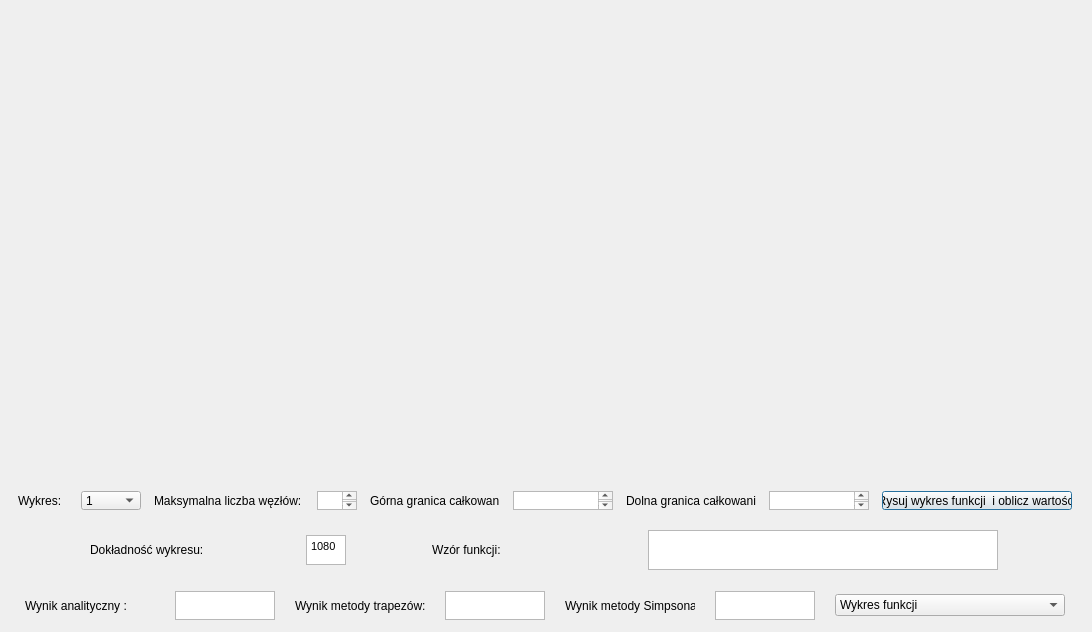
<?xml version="1.0" encoding="UTF-8"?>
<ui version="4.0">
 <class>Exercise2</class>
 <widget class="QDialog" name="Exercise2">
  <property name="geometry">
   <rect>
    <x>0</x>
    <y>0</y>
    <width>1092</width>
    <height>632</height>
   </rect>
  </property>
  <property name="windowTitle">
   <string>Exercise2</string>
  </property>
  <widget class="QWidget" name="gridLayoutWidget_4">
   <property name="geometry">
    <rect>
     <x>-1</x>
     <y>519</y>
     <width>1091</width>
     <height>62</height>
    </rect>
   </property>
   <layout class="QGridLayout" name="gridLayout_2">
    <item row="0" column="0">
     <widget class="QLabel" name="label_8">
      <property name="maximumSize">
       <size>
        <width>130</width>
        <height>16777215</height>
       </size>
      </property>
      <property name="text">
       <string>Dokładność wykresu:</string>
      </property>
     </widget>
    </item>
    <item row="0" column="1">
     <widget class="QTextEdit" name="chartPrecisionTextEdit">
      <property name="maximumSize">
       <size>
        <width>40</width>
        <height>30</height>
       </size>
      </property>
      <property name="html">
       <string>&lt;!DOCTYPE HTML PUBLIC &quot;-//W3C//DTD HTML 4.0//EN&quot; &quot;http://www.w3.org/TR/REC-html40/strict.dtd&quot;&gt;
&lt;html&gt;&lt;head&gt;&lt;meta name=&quot;qrichtext&quot; content=&quot;1&quot; /&gt;&lt;style type=&quot;text/css&quot;&gt;
p, li { white-space: pre-wrap; }
&lt;/style&gt;&lt;/head&gt;&lt;body style=&quot; font-family:'MS Shell Dlg 2'; font-size:8.25pt; font-weight:400; font-style:normal;&quot;&gt;
&lt;p style=&quot; margin-top:0px; margin-bottom:0px; margin-left:0px; margin-right:0px; -qt-block-indent:0; text-indent:0px;&quot;&gt;1080&lt;/p&gt;&lt;/body&gt;&lt;/html&gt;</string>
      </property>
     </widget>
    </item>
    <item row="0" column="2">
     <widget class="QLabel" name="label_9">
      <property name="maximumSize">
       <size>
        <width>130</width>
        <height>16777215</height>
       </size>
      </property>
      <property name="text">
       <string>Wzór funkcji:</string>
      </property>
     </widget>
    </item>
    <item row="0" column="3">
     <widget class="QGraphicsView" name="graphicsView">
      <property name="maximumSize">
       <size>
        <width>350</width>
        <height>60</height>
       </size>
      </property>
     </widget>
    </item>
   </layout>
  </widget>
  <widget class="QWidget" name="gridLayoutWidget_3">
   <property name="geometry">
    <rect>
     <x>0</x>
     <y>580</y>
     <width>1091</width>
     <height>51</height>
    </rect>
   </property>
   <layout class="QGridLayout" name="gridLayout_3">
    <item row="0" column="4">
     <widget class="QLabel" name="label_5">
      <property name="enabled">
       <bool>true</bool>
      </property>
      <property name="maximumSize">
       <size>
        <width>130</width>
        <height>16777215</height>
       </size>
      </property>
      <property name="frameShape">
       <enum>QFrame::NoFrame</enum>
      </property>
      <property name="frameShadow">
       <enum>QFrame::Plain</enum>
      </property>
      <property name="lineWidth">
       <number>1</number>
      </property>
      <property name="text">
       <string>Wynik metody Simpsona</string>
      </property>
     </widget>
    </item>
    <item row="0" column="1">
     <widget class="QTextBrowser" name="analiticTextBrowser">
      <property name="maximumSize">
       <size>
        <width>100</width>
        <height>30</height>
       </size>
      </property>
     </widget>
    </item>
    <item row="0" column="5">
     <widget class="QTextBrowser" name="simpsonTextBrowser">
      <property name="maximumSize">
       <size>
        <width>100</width>
        <height>30</height>
       </size>
      </property>
     </widget>
    </item>
    <item row="0" column="0">
     <widget class="QLabel" name="label_7">
      <property name="maximumSize">
       <size>
        <width>130</width>
        <height>16777215</height>
       </size>
      </property>
      <property name="text">
       <string>Wynik analityczny : </string>
      </property>
     </widget>
    </item>
    <item row="0" column="2">
     <widget class="QLabel" name="label_6">
      <property name="maximumSize">
       <size>
        <width>130</width>
        <height>16777215</height>
       </size>
      </property>
      <property name="text">
       <string>Wynik metody trapezów: </string>
      </property>
     </widget>
    </item>
    <item row="0" column="3">
     <widget class="QTextBrowser" name="trapezTextBrowser">
      <property name="maximumSize">
       <size>
        <width>100</width>
        <height>30</height>
       </size>
      </property>
     </widget>
    </item>
    <item row="0" column="6">
     <widget class="QComboBox" name="chartsComboBox_2">
      <property name="maximumSize">
       <size>
        <width>230</width>
        <height>16777215</height>
       </size>
      </property>
      <item>
       <property name="text">
        <string>Wykres funkcji</string>
       </property>
      </item>
      <item>
       <property name="text">
        <string>Wykres dokładnośći metodą trapezów</string>
       </property>
      </item>
      <item>
       <property name="text">
        <string>Wykres dokładności metodą Simpsona</string>
       </property>
      </item>
     </widget>
    </item>
   </layout>
  </widget>
  <widget class="QWidget" name="gridLayoutWidget">
   <property name="geometry">
    <rect>
     <x>0</x>
     <y>480</y>
     <width>1091</width>
     <height>41</height>
    </rect>
   </property>
   <layout class="QGridLayout" name="gridLayout">
    <item row="0" column="2">
     <widget class="QLabel" name="label_2">
      <property name="maximumSize">
       <size>
        <width>150</width>
        <height>16777215</height>
       </size>
      </property>
      <property name="text">
       <string>Maksymalna liczba węzłów: 2^</string>
      </property>
     </widget>
    </item>
    <item row="0" column="6">
     <widget class="QLabel" name="label_4">
      <property name="maximumSize">
       <size>
        <width>130</width>
        <height>16777215</height>
       </size>
      </property>
      <property name="text">
       <string>Dolna granica całkowania:</string>
      </property>
     </widget>
    </item>
    <item row="0" column="0">
     <widget class="QLabel" name="label">
      <property name="maximumSize">
       <size>
        <width>50</width>
        <height>16777215</height>
       </size>
      </property>
      <property name="text">
       <string>Wykres:</string>
      </property>
     </widget>
    </item>
    <item row="0" column="8">
     <widget class="QPushButton" name="computeAndWriteButton">
      <property name="maximumSize">
       <size>
        <width>190</width>
        <height>16777215</height>
       </size>
      </property>
      <property name="text">
       <string>Rysuj wykres funkcji  i oblicz wartości</string>
      </property>
     </widget>
    </item>
    <item row="0" column="4">
     <widget class="QLabel" name="label_3">
      <property name="maximumSize">
       <size>
        <width>130</width>
        <height>16777215</height>
       </size>
      </property>
      <property name="text">
       <string>Górna granica całkowania:</string>
      </property>
     </widget>
    </item>
    <item row="0" column="3">
     <widget class="QTextEdit" name="nodeNmbrTextEdit">
      <property name="maximumSize">
       <size>
        <width>40</width>
        <height>30</height>
       </size>
      </property>
     </widget>
    </item>
    <item row="0" column="5">
     <widget class="QTextEdit" name="toTextEdit">
      <property name="maximumSize">
       <size>
        <width>100</width>
        <height>30</height>
       </size>
      </property>
     </widget>
    </item>
    <item row="0" column="1">
     <widget class="QComboBox" name="chartsComboBox">
      <property name="maximumSize">
       <size>
        <width>60</width>
        <height>16777215</height>
       </size>
      </property>
      <item>
       <property name="text">
        <string>1</string>
       </property>
      </item>
      <item>
       <property name="text">
        <string>2</string>
       </property>
      </item>
      <item>
       <property name="text">
        <string>3</string>
       </property>
      </item>
      <item>
       <property name="text">
        <string>4</string>
       </property>
      </item>
      <item>
       <property name="text">
        <string>5</string>
       </property>
      </item>
      <item>
       <property name="text">
        <string>6</string>
       </property>
      </item>
     </widget>
    </item>
    <item row="0" column="7">
     <widget class="QTextEdit" name="fromTextEdit">
      <property name="maximumSize">
       <size>
        <width>100</width>
        <height>30</height>
       </size>
      </property>
     </widget>
    </item>
   </layout>
  </widget>
  <widget class="QWidget" name="gridLayoutWidget_2">
   <property name="geometry">
    <rect>
     <x>0</x>
     <y>0</y>
     <width>1091</width>
     <height>481</height>
    </rect>
   </property>
   <layout class="QGridLayout" name="chartLayout"/>
  </widget>
 </widget>
 <layoutdefault spacing="6" margin="11"/>
 <resources/>
 <connections/>
</ui>
